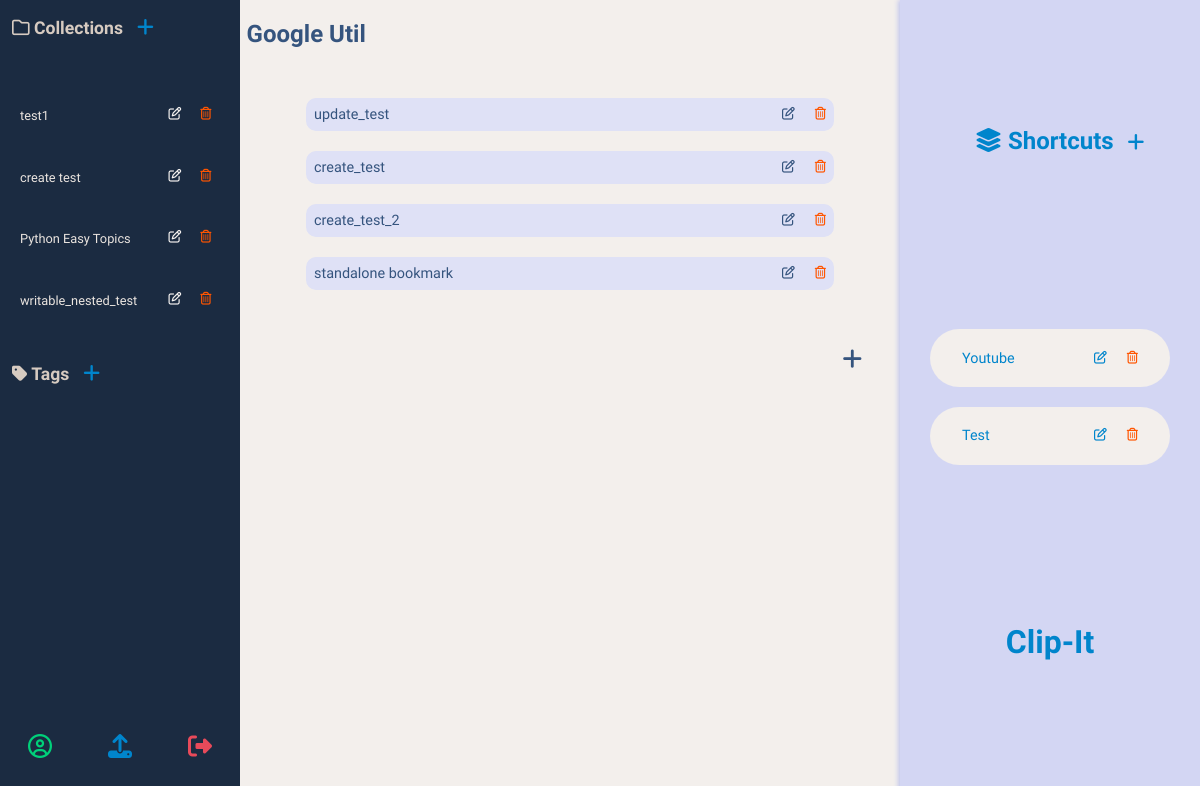
The app's page / (signed in), older data.
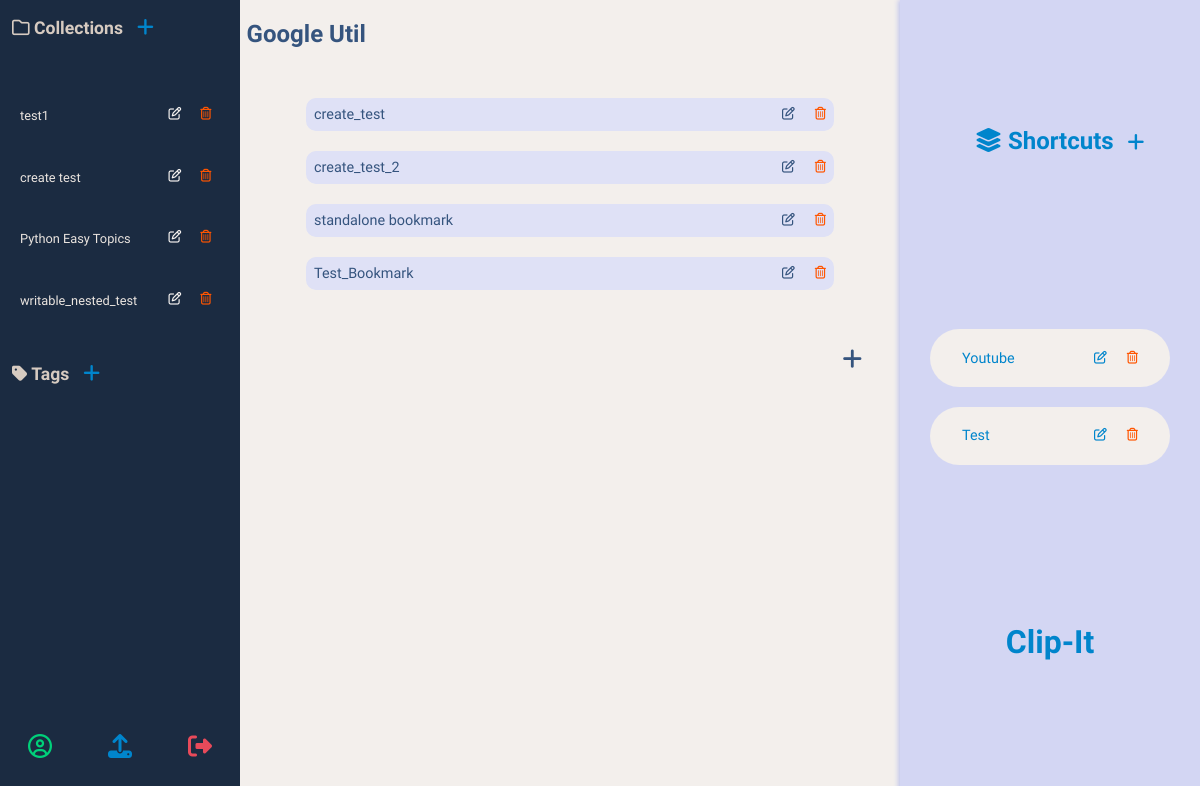
The same page, newer data.
### core/models.py (models this page shows, shortened)
class Collection(models.Model):
    name = models.CharField(max_length=255)
    owner = models.ForeignKey(
        User, on_delete=models.CASCADE, related_name='collection')

class Bookmark(models.Model):
    title = models.CharField(max_length=255)
    url = models.TextField()
    collection = models.ManyToManyField(Collection, blank=True)
    tags = models.ManyToManyField(Tag, blank=True)
    owner = models.ForeignKey(
        User, on_delete=models.CASCADE, related_name='bookmark')

class Shortcut(models.Model):
    title = models.CharField(max_length=255)
    url = models.TextField()
    owner = models.ForeignKey(
        User, on_delete=models.CASCADE, related_name='shortcut')

### core/views.py (the view)
# urls.py: path('', views.index_view, name='index'),
def index_view(request):
    if not request.user.is_authenticated:
        return redirect('login')
    user = request.user
    collections = Collection.objects.filter(owner=user)
    bookmarks = Bookmark.objects.filter(owner=user)
    shortcuts = Shortcut.objects.filter(owner=user)
    return render(request, 'core/index.html', {
        'bookmarks': bookmarks,
        'collections': collections,
        'shortcuts': shortcuts
    })

### core/templates/core/index.html (shortened to what this page needs)
{% load static %}
<!DOCTYPE html>
<html lang="en">
<head>
    <link rel="stylesheet" href="{% static 'core/css/index.css' %}">
</head>
<body>
    <div class="root_container">
        <section class="sidebar_container">
            <section class="collections_container sidebar_item">
                <div class="collections_header_container collections_item">
                    <h3 class="collections_heading"><i class="far fa-folder folder_icon"></i>
                        Collections
                    </h3>
                    <i class="fas fa-plus add_collections add"
                        onclick="location.href='{% url 'create_collection' %}'"></i>
                </div>
                <div class=" collections_content_container collections_item">
                    {% for item in collections %}
                    <div class="collections_content_item" id="{{ item.id }}">
                        <a href="{% url 'load_bookmarks' collection_id=item.id %}">{{ item.name }}</a>
                        <i class="far fa-edit edit_collection edit"
                            onclick="location.href='{% url 'edit_collection' collection_id=item.id %}'"></i>
                        <i data-id="{{ item.id }}"
                            class="far fa-trash-alt delete_collection_01 delete_collection delete"
                            onclick="location.href='{% url 'delete_collection' pk=item.id %}'"></i>
                    </div>
                    {% endfor %}
                </div>
            </section>
            <section class="tags_container sidebar_item">
                <div class="tags_header_container tags_item">
                    <h3 class="tags_heading"><i class="fas fa-tag tag_icon"></i>
                        Tags</h3>
                    <i class="fas fa-plus add_tags add" onclick=" location.href='#'"></i>
                </div>
                <div class=" tags_content_container tags_item">
                </div>
            </section>
            <section class="menu_container sidebar_item">
                <div class="menu_item">
                    <i class="far fa-user-circle profile" onclick="location.href='{% url 'profile' %}'"></i>
                </div>
                <div class="menu_item">
                    <i class="fas fa-upload upload" onclick="location.href='upload.html'"></i>
                </div>
                <div class="menu_item">
                    <i class="fas fa-sign-out-alt sign_out" onclick="location.href='{% url 'logout' %}'"></i>
                </div>
            </section>
        </section>
        <main class="url_container">
            <section class="url_header_container url_item">
                {% if collection.name %}
                <h1>{{ collection.name }}</h1>
                {% else %}
                <h1>Google Util</h1>
                {% endif %}
            </section>
            <section class="url_content_container url_item">
                {% for bookmark in bookmarks %}
                <div class="url_01 url_content_item">
                    <a href="{{ bookmark.url }}">{{ bookmark.title }}</a>
                    <div class="url_content_item_editable">
                        <i class="far fa-edit edit_url_01 edit_url edit"
                            onclick="location.href='{% url 'edit_bookmark' bookmark_id=bookmark.id %}'"></i>
                        <i class="far fa-trash-alt delete_url_01 delete_url delete"
                            onclick="location.href='{% url 'delete_bookmark' pk=bookmark.id %}'"></i>
                    </div>
                </div>
                {% empty %}
                <h1>Collection is Empty. Add bookmarks to continue.</h1>
                {% endfor %}
                <i class="fas fa-plus add_url" onclick="location.href='{% url 'create_bookmark' %}'"></i>
            </section>
        </main>
        <section class="shortcut_container">
            <div class="shortcut_header_container shortcut_item">
                <h2> <i class="fas fa-layer-group"></i> Shortcuts</h2>
                <i class="fas fa-plus add_shortcut add" onclick="location.href='{% url 'create_shortcut' %}'"></i>
            </div>
            <div class="shortcut_content_container shortcut_item">
                {% for shortcut in shortcuts %}
                <div class="shortcut_content_item">
                    <a href="{{ shortcut.url }}" target="_blank">{{ shortcut.title }}</a>
                    <div class="shortcut_content_item_editable">
                        <i class="far fa-edit edit_shortcut_01 edit_url edit"
                            onclick="location.href='{% url 'edit_shortcut' shortcut_id=shortcut.id %}'"></i>
                        <i class="far fa-trash-alt delete_shortcut_01 delete_url delete"
                            onclick="location.href='{% url 'delete_shortcut' pk=shortcut.id %}'"></i>
                    </div>
                </div>
                {% endfor %}
            </div>
            <div class="logo">
                <h3>Clip-It</h3>
            </div>
        </section>
    </div>
</body>
</html>

### core/static/core/css/index.css (style rules this page uses)
* { box-sizing: border-box; }
body { margin: 0; background-color: #1B2B40; color: #F2EEEB; font-family: 'Raleway', sans-serif; }
a { text-decoration: none; }
.add { color:hsl(201, 100%, 40%); font-size: 1.2rem; margin-left: 10px; transition: all 200ms ease; }
.delete { color: hsl(20, 100%, 50%); font-size: 0.8rem; }
.edit { font-size: 0.8rem; }
.profile { color: hsl(155, 100%, 41%); font-size: 1.5rem; transition: all 250ms; }
.upload { color: hsl(201, 100%, 40%); font-size: 1.5rem; transition: all 250ms; }
.sign_out { color: hsl(354, 77%, 60%); font-size: 1.5rem; transition: all 250ms; }
.add_url { color: hsl(214, 41%, 35%); }
.root_container { display: flex; justify-content: center; width: 100vw; height: 100vh; flex-wrap: wrap; }
.sidebar_container { flex: 1 1 20%; height: 100vh; background-color: hsl(214, 41%, 18%); color: hsl(26, 21%, 95%); display: flex; flex-direction: column; justify-content:space-evenly; flex-wrap: wrap; }
.collections_container { flex: 1 1 40%; margin-left: 5%; display: flex; flex-direction: column; justify-content: space-evenly; }
.collections_header_container { flex: 1 1 10%; }
.collections_heading { font-size: 1.1rem; display: inline-block; color: hsl(26, 21%, 80%); }
.collections_content_container { flex: 1 1 70%; display: flex; flex-direction: column; justify-content: space-evenly; }
.collections_content_item { display: flex; justify-content: center; padding: 0.5rem; border-radius: 30px; transition: background-color 500ms ease; }
.collections_content_item > a { flex: 1 1 70%; color: hsl(26, 21%, 90%); font-size: 0.8rem; transition: all 250ms ease; }
.collections_content_item > i { flex: 1 1 15%; }
.tags_container { flex: 1 1 40%; margin-left: 5%; display: flex; flex-direction: column; justify-content: space-evenly; }
.tags_header_container { flex: 1 1 10%; }
.tags_heading { display: inline-block; color: hsl(26, 21%, 80%); font-size: 1.1rem; }
.tags_content_container { flex: 1 1 70%; display: flex; flex-direction: column; justify-content: space-evenly; }
.menu_container { flex: 1 1 10%; display: flex; justify-content: space-around; align-items: center; }
.url_container { flex: 1 1 55%; height: 100vh; background-color: hsl(26, 21%, 94%); color: hsl(214, 41%, 35%); }
.url_header_container > h1 { font-size: 1.5rem; margin-left: 1%; }
.url_content_container { display: flex; flex-direction: column; justify-content: space-evenly; max-height: 100vh; align-items: center; margin-top: 50px; }
.url_content_item { display: flex; justify-content: space-evenly; align-items: center; margin-bottom: 20px; width: 80%; background-color: hsl(234, 56%, 92%); border-radius: 10px; transition: background-color 250ms; }
.url_content_item > a { flex: 1 1 50%; font-size: 0.9rem; padding: 0.5rem; color: hsl(214, 41%, 35%); }
.url_content_item_editable > i { padding: 0.5rem; }
.url_content_container > i { align-self: flex-end; margin: 5% 5% 5% 0; font-size: 1.4rem; padding: 0.3rem; border-radius: 50%; transition: background-color 250ms ease-in-out, color 250ms ease-in-out, border-radius 250ms ease-in-out; }
.shortcut_container { flex: 1 1 25%; height: 100vh; background-color: hsl(234, 56%, 89%); box-shadow: -0.1rem 0 0.3rem hsl(234, 56%, 84%); color: hsl(201, 100%, 40%); display: flex; flex-direction: column; justify-content:space-evenly; flex-wrap: wrap; }
.shortcut_header_container > h2 { font-size: 1.5rem; margin-left: 25%; display: inline-block; }
.shortcut_content_container { display: flex; flex-direction: column; justify-content: space-evenly; max-height: 100vh; align-items: center; }
.shortcut_content_item { flex: 1 1 20%; display: flex; justify-content: space-evenly; align-items: center; margin-bottom: 20px; width: 80%; height: 20%; background-color: hsl(26, 21%, 94%); border-radius: 30px; transition: background-color 250ms; }
.shortcut_content_item > a { font-size: 0.9rem; padding: 0.5rem; color: hsl(201, 100%, 40%); flex: 1 1 50%; margin-left: 10%; transition: all 250ms ease; }
.shortcut_content_item_editable { flex: 1 1 30%; }
.shortcut_content_item_editable > i { padding: 0.5rem; }
.logo > h3 { font-size: 2rem; font-family: 'Exo 2', sans-serif; font-weight: 700; display: flex; justify-content: center; align-items: center; }

Row changes from the older to the newer data that the page shows:
removed Bookmark: title "update_test"
added Bookmark: title "Test_Bookmark"
